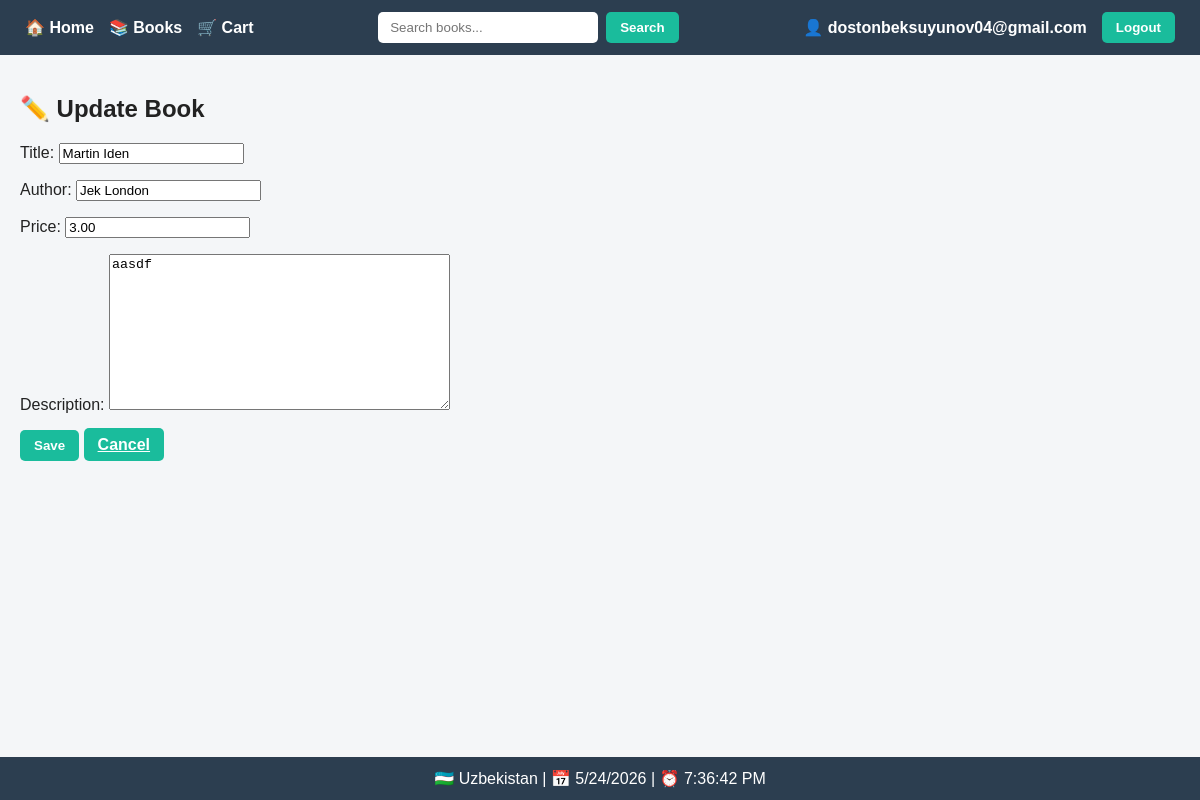
Page /books/25/edit/ (signed in) on the committed database.
### books/models.py (models this page shows, shortened)
class Book(models.Model):
    title = models.CharField(max_length=255)
    author = models.CharField(max_length=255)
    image = models.ImageField(
        upload_to='books/',
        null=True,
        blank=True
    )
    price = models.DecimalField(
        max_digits=10,
        decimal_places=2
    )
    description = models.TextField(
        blank=True,
        null=True
    )
    is_deleted = models.BooleanField(default=False)

### books/views.py (the view)
@login_required
@permission_required('books.change_book', raise_exception=True)
def book_update(request, pk):
    book = get_object_or_404(Book, pk=pk)
    form = BookForm(request.POST or None, request.FILES or None, instance=book)
    if form.is_valid():
        form.save()
        return redirect('book_list')
    return render(request, 'books/book_form.html', {
        'form': form
    })

### books/forms.py
class BookForm(forms.ModelForm):
    class Meta:
        model = Book
        fields = ['title', 'author', 'price', 'description']

### books/templates/books/book_form.html (shortened to what this page needs)
{% extends 'base.html' %}
{% block content %}
<div class="container mt-5">
    <div class="card shadow p-4 mx-auto"
         style="max-width:600px; border-radius:20px;">
        <h2 class="text-center mb-4">
            {% if form.instance.pk %}
                ✏️ Update Book
            {% else %}
                ➕ Add Book
            {% endif %}
        </h2>
        <form method="post" enctype="multipart/form-data">
            {{ form.as_p }}
            <div class="text-center mt-4">
                <button type="submit"
                        class="btn btn-success px-4">
                    Save
                </button>
                <a href="{% url 'book_list' %}"
                   class="btn btn-secondary px-4">
                    Cancel
                </a>
            </div>
        </form>
    </div>
</div>
{% endblock %}

### templates/base.html (shortened to what this page needs)
<!DOCTYPE html>
<html lang="en">
<head>
</head>
<body>
<div class="navbar">
    <div class="left">
        <a href="{% url 'home' %}">
            🏠 Home
        </a>
        <a href="{% url 'book_list' %}">
            📚 Books
        </a>
        <a href="{% url 'cart_view' %}">
            🛒 Cart
        </a>
    </div>
    <div class="search">
        <form method="get"
              action="{% url 'book_list' %}">
            <input type="text"
                   name="q"
                   placeholder="Search books...">
            <button class="btn">
                Search
            </button>
        </form>
    </div>
    <div class="right">
        {% if user.is_authenticated %}
            <span class="username">
                👤 {{ user.username }}
            </span>
            <form method="post"
                  action="{% url 'logout' %}">
                <button class="btn">
                    Logout
                </button>
            </form>
        {% endif %}
    </div>
</div>
<div class="content">
    {% block content %}
    {% endblock %}
</div>
<div class="footer">
    🇺🇿 Uzbekistan |
    📅 <span id="date"></span> |
    ⏰ <span id="time"></span>
</div>
</body>
</html>

### templates/base.html (style rules this page uses)
* { box-sizing:border-box; }
body { margin: 0; font-family: Arial, sans-serif; background: #f4f6f8; color: #222; display: flex; flex-direction: column; min-height: 100vh; }
.navbar { display: flex; justify-content: space-between; align-items: center; padding: 12px 25px; background: #2c3e50; flex-wrap: wrap; }
.left, .right { display: flex; align-items: center; gap: 15px; }
.navbar a { color: white; text-decoration: none; font-weight: bold; transition: .3s; }
.search form { display:flex; gap:8px; }
.search input { padding: 8px 12px; border-radius: 5px; border: none; outline: none; width: 220px; }
.btn { padding: 8px 14px; background: #1abc9c; border-radius: 5px; border: none; cursor: pointer; color: white; font-weight:bold; transition:.3s; }
.username { color: white; font-weight: bold; }
.content { flex: 1; padding: 20px; }
.footer { background: #2c3e50; color: white; text-align: center; padding: 12px; margin-top: auto; }

### rows in the picture
Book: title "Martin Iden", author "Jek London", price "3.00", description "aasdf"

### other values in the picture
{{ user.username }} "dostonbeksuyunov04@gmail.com"
